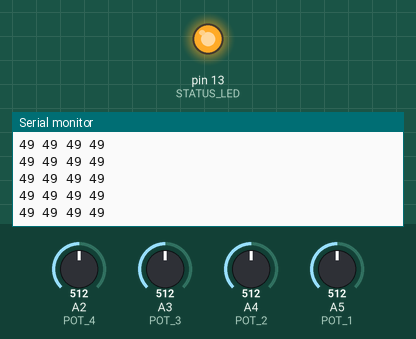
The sketch below on a simulated Arduino Uno, built with avr-gcc and run on an emulated ATmega328P. Shown: output pins drawn as LEDs (lit = HIGH), the last lines printed to the serial monitor. Inputs (shaded band) come from the test bench; at power-on: A2 (POT_4) = 512, A3 (POT_3) = 512, A4 (POT_2) = 512, A5 (POT_1) = 512.

Above: at 3.7 s.
3.8 s: A2 (POT_4) set to 909
At 4.8 s:
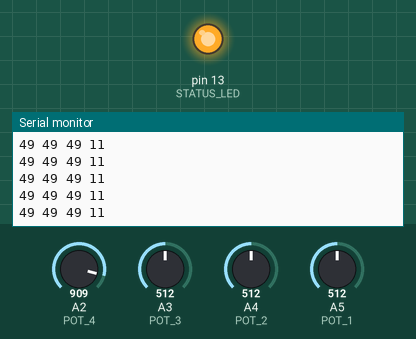
6.8 s: A2 (POT_4) set to 930
At 7.3 s:
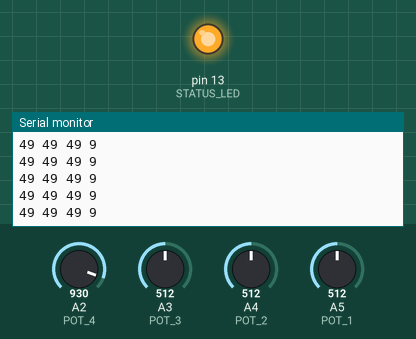
Timing chart, 0 to 9.8 s (numbered marks = the images above; inputs shaded):
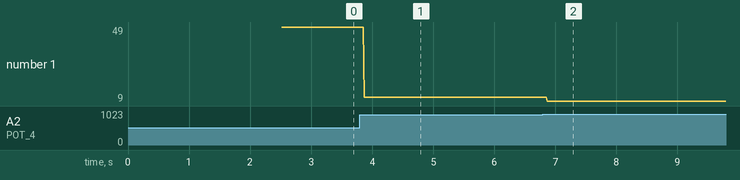

The sketch:

POT_VOLUME_SERIAL.ino
```cpp
//This sketch is the exact same thing as it was for the breadboard mixer, but now with the whole project on a breadboard, the code is being recreated
//to run on a ATMEGA328P chip (Essentially an arduino UNO instead of a mega)
//This maeans pins are being changed out along with some small chode enhancements to save up on memory for this damn thing.

//This sketch is ONLY FOR THE POTS.  The LCD will be added later on.

//PIN OUTPUTS:
#define STATUS_LED 13 //LED for status. Hooked onto 13
#define POT_1 A5 //Volume 1
#define POT_2 A4 //Volume 2
#define POT_3 A3 //Volume 3
#define POT_4 A2 //Volume 4

void setup() {
    Serial.begin(9600);

    pinMode(STATUS_LED, OUTPUT);
    digitalWrite(STATUS_LED, HIGH);

    Serial.println("HARDMIX10 SERIAL PROCESSING. IF YOU SEE THIS I HOPE YOU KNOW WHAT YOURE DOING...");
    delay(2500);
}

void loop() {
    //Grab analog vlaues on each pot.
    int ANALOG_1 = analogRead(POT_1);
    int ANALOG_2 = analogRead(POT_2);
    int ANALOG_3 = analogRead(POT_3);
    int ANALOG_4 = analogRead(POT_4);

    //Convert each value to a 0-100 volume level.
    //FIXME: Since I built this like an idiot, the volume is subtracted from 100.
    //FIXME: This is because I pull the value from pin 2 compared to power and not ground on the circuit.
    float VOLUME_1 = 100.0 - ((ANALOG_1 / 1023.0) * 100);
    float VOLUME_2 = 100.0 - ((ANALOG_2 / 1023.0) * 100);
    float VOLUME_3 = 100.0 - ((ANALOG_3 / 1023.0) * 100);
    float VOLUME_4 = 100.0 - ((ANALOG_4 / 1023.0) * 100);

    //Assemble a list of all four volumes.  Take them and print each to the serial output.
    int VOLUMES[] = {VOLUME_1, VOLUME_2, VOLUME_3, VOLUME_4};
    int SELECTED;
    for (SELECTED = 0; SELECTED < 4; SELECTED = SELECTED + 1) {
        Serial.print(VOLUMES[SELECTED]);
        Serial.print(" ");
    }
    Serial.println("");
}
```

Measured:
- after the input at 3.8 s, the serial monitor: prints a new line after 0.07 s (image 1)
- after the input at 6.8 s, the serial monitor: prints a new line after 0.07 s (image 2)
- plotted number 1: 49 → 11 after the input at 3.8 s, 11 → 9 after the input at 6.8 s
